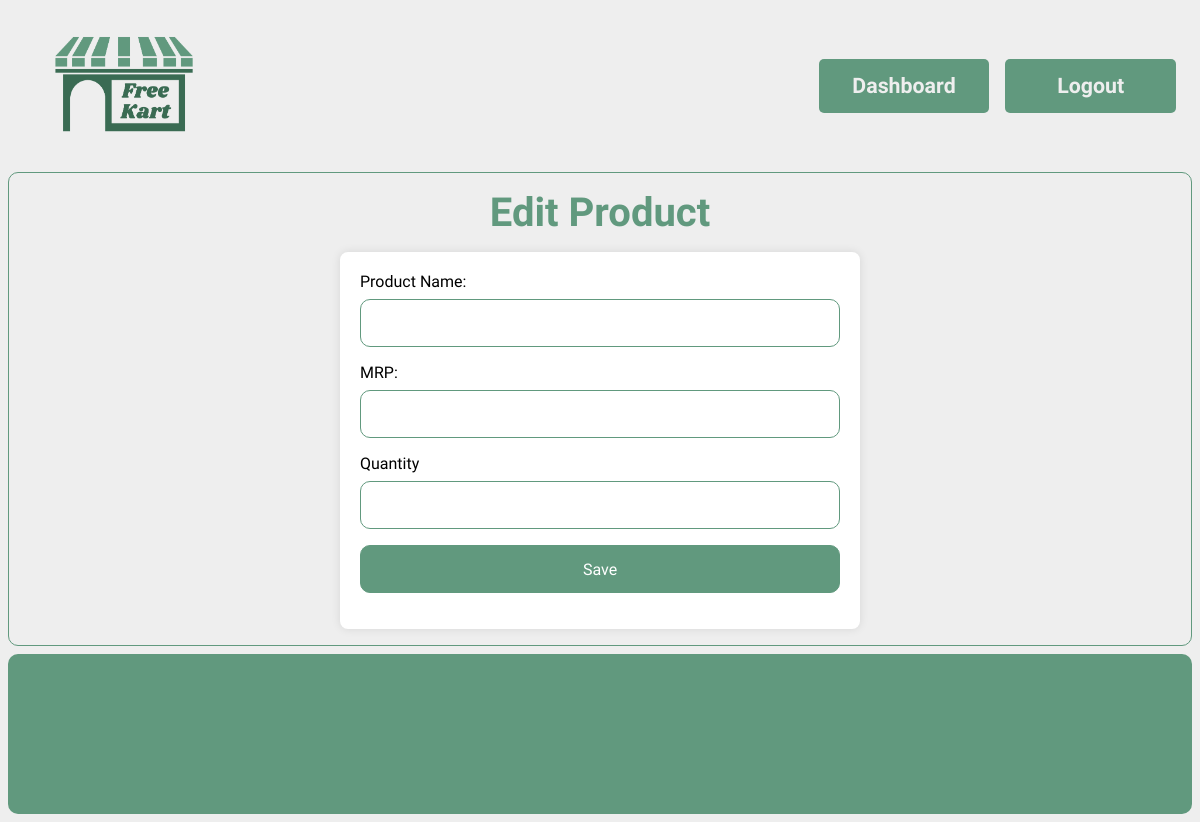
Before: /dashboard/edit/11 (signed in) with the older database file.
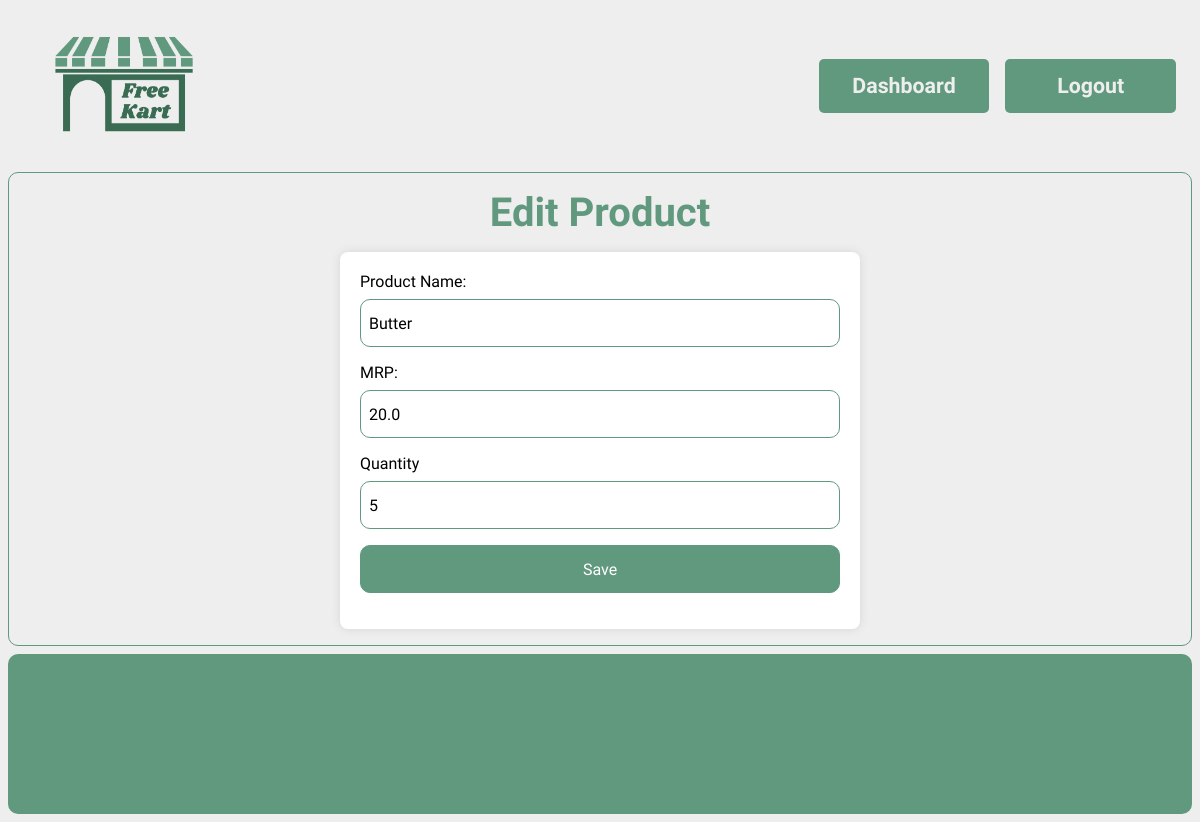
After: the same page with the newer database file.
### models.py (models this page shows, shortened)
class Product(db.Model):
    __tablename__ = "products"
    id = db.Column(db.Integer, primary_key=True, autoincrement=True)
    expiry = db.Column(db.DateTime, nullable=False)
    pic = db.Column(db.String(50), nullable=False, default="")
    name = db.Column(db.String(50), nullable=False)
    quantity = db.Column(db.Integer, nullable=False)
    price = db.Column(db.Float, nullable=False)
    category = db.Column(db.String(25), nullable=False)
    seller_id = db.Column(db.Integer, db.ForeignKey('sellers.id'), nullable=False)

### routes/core.py (the view)
@core.route("/dashboard/edit/<int:id>")
def edit_product(id):
    seller = auth_seller()
    if not seller:
        return '',404
    product = Product.query.get(id)
    return render_template("edit.html", seller=seller, product=product)

### routes/core.py (called while the page is built)
def auth_seller():
    if 'user_id' not in session or 'type' not in session or session['type'] != 'seller':
        return None
    seller = Seller.query.get(session['user_id'])
    if not seller:
        return None
    return seller

### templates/edit.html (shortened to what this page needs)
{% extends "base.html" %}
{% block head %}
<link rel="stylesheet" href="{{
    url_for('static', filename = 'css/add.css')
}}">
{% endblock %}
{% block content %}
    <div class="display">
        <div class="heading">
           Edit Product
        </div>
        <div class="products">
          <form action="/submit" id="addForm" enctype="multipart/form-data">
              <label for="productName">Product Name:</label>
              <input type="text" value="{{ product.name }}" id="productName" name="name" required><br>
              <label for="mrp">MRP:</label>
      <input type="number" id="mrp" value="{{ product.price }}" name="price" required><br>
              <label for="quantity">Quantity</label>
      <input type="number" id="quantity" value="{{product.quantity}}" name="quantity" required><br>
              <input type="submit" value="Save">
          </form>
        </div>
    </div>
{% endblock %}

Changed rows visible on the page:
added Product: name "Butter", price "20.0", quantity "5"
